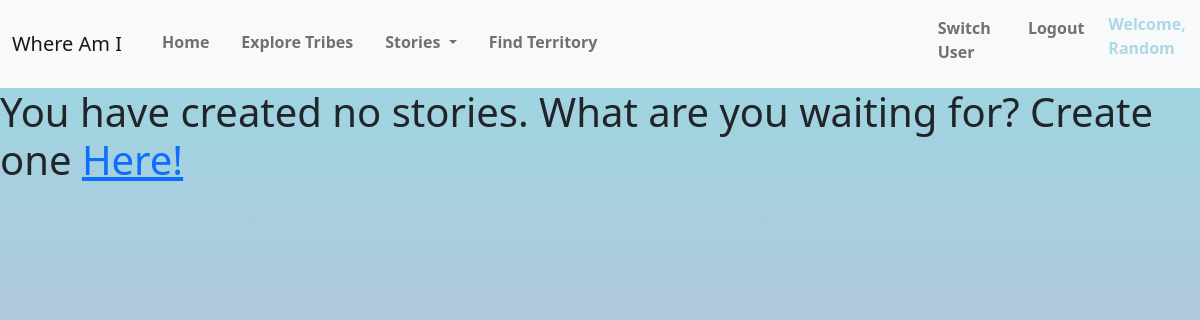
Page /my_stories/ (signed in) on the earlier database version.
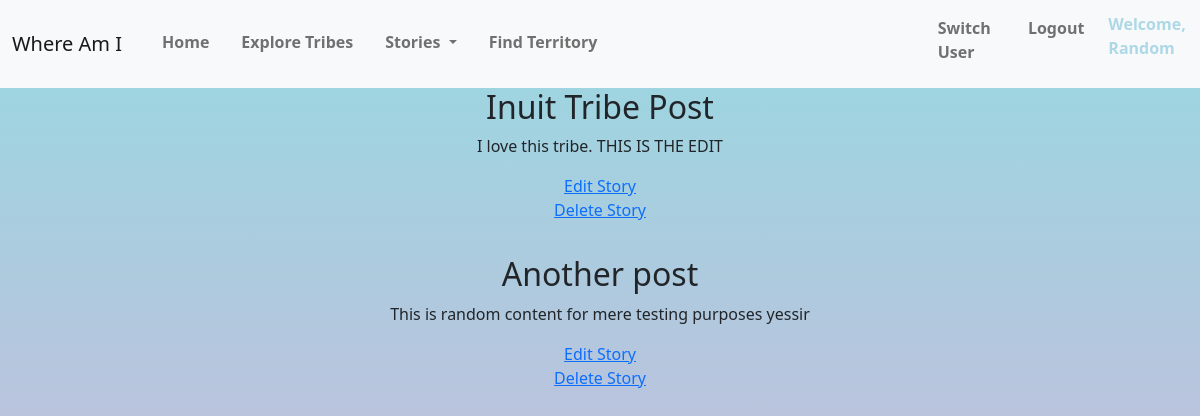
Same page on the later database version.
### app/models.py (models this page shows, shortened)
class Story(models.Model):
    user = models.ForeignKey(User, on_delete=models.CASCADE)
    title = models.CharField(max_length=300)
    content = models.TextField()

### app/views.py (the view)
# urls.py: path("my_stories/", views.my_stories, name="my_stories"),
@login_required
def my_stories(request):
    stories = Story.objects.filter(user=request.user)
    return render(
        request,
        "app/my_stories.html",
        {"stories": stories, "username": request.user.username},
    )

### app/templates/app/my_stories.html (shortened to what this page needs)
{% extends "app/layout.html" %}
{% block user_links %}
    <a class="nav-link" href="/login">Switch User</a>
    <a class="nav-link" href="/logout">Logout</a>
    <p class="nav-user">Welcome, {{ username }}</h4>
{% endblock user_links %}
{% block body %}
    {% for story in stories %}
      <h2>{{ story.title }}</h2>
      <p> {{ story.content }}</p>
      <a href="/update_story/{{ story.id }}">Edit Story</a>
      <a href="/delete_story/{{ story.id }}">Delete Story</a>
    {% empty %}
      <h1>You have created no stories. What are you waiting for? Create one
         <a href="/create_story">Here!</a>
      </h1>
    {% endfor %}
{% endblock %}

Differences in the rows shown:
added Story: title "Inuit Tribe Post", content "I love this tribe. THIS IS THE EDIT"
added Story: title "Another post", content "This is random content for mere testing purposes yessir"
Other differences:
text no longer shown: "You have created no stories. What are you waiting for? Create one Here!"
